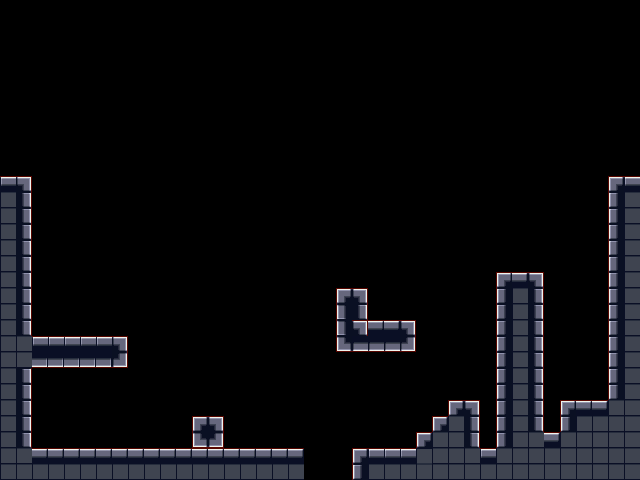

The image is a tile-based game level rendered from a .tmx file. Its description and source (layers, tilesets, objects; grid data summarised) follow:
An orthogonal 40x30 tile map with 16x16 px tiles, 2 tile layers (collision, tiles), 2 tilesets.

<map version="1.0" orientation="orthogonal" width="40" height="30" tilewidth="16" tileheight="16">
 <tileset firstgid="1" name="collision" tilewidth="16" tileheight="16">
  <image source="collision.png" width="128" height="51" />
 </tileset>
 <tileset firstgid="25" name="tiles" tilewidth="16" tileheight="16">
  <image source="tiles.png" width="128" height="64" />
  <tile id="2">
   <properties>
    <property name="test" value="notasdf" />
   </properties>
  </tile>
  <tile id="3">
   <properties>
    <property name="test" value="asdf" />
   </properties>
  </tile>
 </tileset>
 <layer name="collision" width="40" height="30">
  <data>[1200 cells, 224 non-empty, 1 distinct tile ids]</data>
 </layer>
 <layer name="tiles" width="40" height="30">
  <data>[1200 cells, 224 non-empty, 13 distinct tile ids]</data>
 </layer>
</map>
